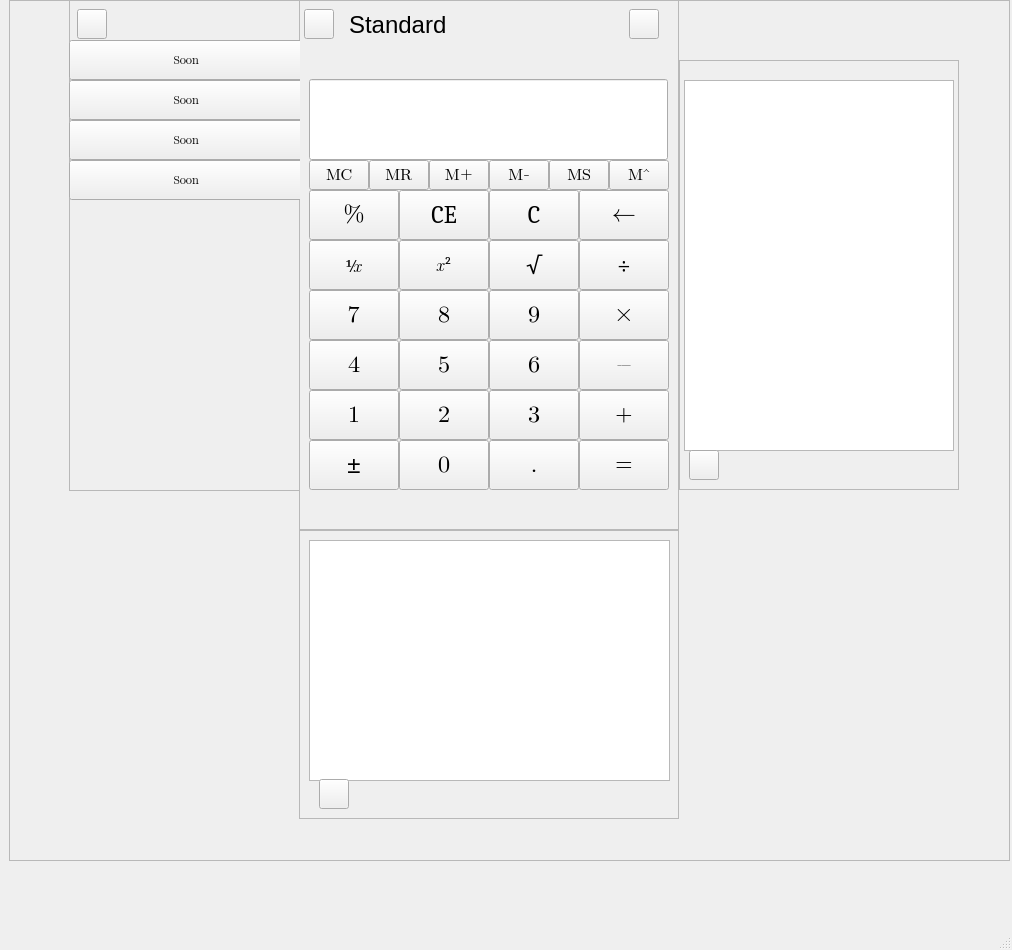
<?xml version="1.0" encoding="UTF-8"?>
<ui version="4.0">
 <class>MainWindow</class>
 <widget class="QMainWindow" name="MainWindow">
  <property name="geometry">
   <rect>
    <x>0</x>
    <y>0</y>
    <width>1012</width>
    <height>950</height>
   </rect>
  </property>
  <property name="font">
   <font>
    <family>Segoe UI Emoji</family>
   </font>
  </property>
  <property name="windowTitle">
   <string>MainWindow</string>
  </property>
  <widget class="QWidget" name="centralwidget">
   <widget class="QFrame" name="frame_2">
    <property name="geometry">
     <rect>
      <x>9</x>
      <y>0</y>
      <width>1001</width>
      <height>861</height>
     </rect>
    </property>
    <property name="frameShape">
     <enum>QFrame::Shape::StyledPanel</enum>
    </property>
    <property name="frameShadow">
     <enum>QFrame::Shadow::Raised</enum>
    </property>
    <widget class="QFrame" name="frame">
     <property name="geometry">
      <rect>
       <x>290</x>
       <y>0</y>
       <width>380</width>
       <height>531</height>
      </rect>
     </property>
     <property name="font">
      <font>
       <family>Segoe UI Emoji</family>
       <pointsize>18</pointsize>
      </font>
     </property>
     <property name="frameShape">
      <enum>QFrame::Shape::StyledPanel</enum>
     </property>
     <property name="frameShadow">
      <enum>QFrame::Shadow::Raised</enum>
     </property>
     <widget class="QPushButton" name="btn_menu1">
      <property name="geometry">
       <rect>
        <x>5</x>
        <y>9</y>
        <width>30</width>
        <height>30</height>
       </rect>
      </property>
      <property name="font">
       <font>
        <family>Segoe UI Emoji</family>
        <pointsize>16</pointsize>
       </font>
      </property>
      <property name="icon">
       <iconset>
        <normaloff>icons/dot.png</normaloff>icons/dot.png</iconset>
      </property>
      <property name="iconSize">
       <size>
        <width>20</width>
        <height>20</height>
       </size>
      </property>
     </widget>
     <widget class="QLabel" name="label">
      <property name="geometry">
       <rect>
        <x>50</x>
        <y>9</y>
        <width>101</width>
        <height>31</height>
       </rect>
      </property>
      <property name="minimumSize">
       <size>
        <width>10</width>
        <height>10</height>
       </size>
      </property>
      <property name="font">
       <font>
        <family>Arial</family>
        <pointsize>18</pointsize>
       </font>
      </property>
      <property name="text">
       <string>Standard</string>
      </property>
     </widget>
     <widget class="QPushButton" name="btn_history">
      <property name="geometry">
       <rect>
        <x>330</x>
        <y>9</y>
        <width>30</width>
        <height>30</height>
       </rect>
      </property>
      <property name="font">
       <font>
        <family>Segoe UI Emoji</family>
        <pointsize>16</pointsize>
       </font>
      </property>
      <property name="text">
       <string/>
      </property>
      <property name="icon">
       <iconset>
        <normaloff>icons/history.png</normaloff>icons/history.png</iconset>
      </property>
      <property name="iconSize">
       <size>
        <width>20</width>
        <height>20</height>
       </size>
      </property>
     </widget>
     <widget class="QPushButton" name="btn_5">
      <property name="geometry">
       <rect>
        <x>100</x>
        <y>340</y>
        <width>90</width>
        <height>50</height>
       </rect>
      </property>
      <property name="font">
       <font>
        <family>Segoe UI Emoji</family>
        <pointsize>18</pointsize>
       </font>
      </property>
      <property name="text">
       <string>5</string>
      </property>
     </widget>
     <widget class="QPushButton" name="btn_dot">
      <property name="geometry">
       <rect>
        <x>190</x>
        <y>440</y>
        <width>90</width>
        <height>50</height>
       </rect>
      </property>
      <property name="font">
       <font>
        <family>Segoe UI Emoji</family>
        <pointsize>18</pointsize>
       </font>
      </property>
      <property name="text">
       <string>.</string>
      </property>
     </widget>
     <widget class="QPushButton" name="btn_2">
      <property name="geometry">
       <rect>
        <x>100</x>
        <y>390</y>
        <width>90</width>
        <height>50</height>
       </rect>
      </property>
      <property name="font">
       <font>
        <family>Segoe UI Emoji</family>
        <pointsize>18</pointsize>
       </font>
      </property>
      <property name="text">
       <string>2</string>
      </property>
     </widget>
     <widget class="QPushButton" name="btn_mdown">
      <property name="geometry">
       <rect>
        <x>310</x>
        <y>160</y>
        <width>60</width>
        <height>30</height>
       </rect>
      </property>
      <property name="font">
       <font>
        <family>Segoe UI Emoji</family>
        <pointsize>13</pointsize>
       </font>
      </property>
      <property name="text">
       <string>M^</string>
      </property>
     </widget>
     <widget class="QLineEdit" name="display">
      <property name="geometry">
       <rect>
        <x>10</x>
        <y>79</y>
        <width>359</width>
        <height>81</height>
       </rect>
      </property>
      <property name="font">
       <font>
        <family>Segoe UI Emoji</family>
        <pointsize>18</pointsize>
       </font>
      </property>
     </widget>
     <widget class="QPushButton" name="btn_reciprocal">
      <property name="geometry">
       <rect>
        <x>10</x>
        <y>240</y>
        <width>90</width>
        <height>50</height>
       </rect>
      </property>
      <property name="font">
       <font>
        <family>Times New Roman</family>
        <pointsize>13</pointsize>
       </font>
      </property>
      <property name="text">
       <string>⅟𝑥</string>
      </property>
     </widget>
     <widget class="QPushButton" name="btn_1">
      <property name="geometry">
       <rect>
        <x>10</x>
        <y>390</y>
        <width>90</width>
        <height>50</height>
       </rect>
      </property>
      <property name="font">
       <font>
        <family>Segoe UI Emoji</family>
        <pointsize>18</pointsize>
       </font>
      </property>
      <property name="text">
       <string>1</string>
      </property>
     </widget>
     <widget class="QPushButton" name="btn_backspace">
      <property name="geometry">
       <rect>
        <x>280</x>
        <y>190</y>
        <width>90</width>
        <height>50</height>
       </rect>
      </property>
      <property name="font">
       <font>
        <family>Segoe UI Emoji</family>
        <pointsize>18</pointsize>
       </font>
      </property>
      <property name="text">
       <string>←</string>
      </property>
     </widget>
     <widget class="QPushButton" name="btn_mc">
      <property name="geometry">
       <rect>
        <x>10</x>
        <y>160</y>
        <width>60</width>
        <height>30</height>
       </rect>
      </property>
      <property name="font">
       <font>
        <family>Segoe UI Emoji</family>
        <pointsize>13</pointsize>
       </font>
      </property>
      <property name="text">
       <string>MC</string>
      </property>
     </widget>
     <widget class="QPushButton" name="btn_0">
      <property name="geometry">
       <rect>
        <x>100</x>
        <y>440</y>
        <width>90</width>
        <height>50</height>
       </rect>
      </property>
      <property name="font">
       <font>
        <family>Segoe UI Emoji</family>
        <pointsize>18</pointsize>
       </font>
      </property>
      <property name="text">
       <string>0</string>
      </property>
     </widget>
     <widget class="QPushButton" name="btn_4">
      <property name="geometry">
       <rect>
        <x>10</x>
        <y>340</y>
        <width>90</width>
        <height>50</height>
       </rect>
      </property>
      <property name="font">
       <font>
        <family>Segoe UI Emoji</family>
        <pointsize>18</pointsize>
       </font>
      </property>
      <property name="text">
       <string>4</string>
      </property>
     </widget>
     <widget class="QPushButton" name="btn_mul">
      <property name="geometry">
       <rect>
        <x>280</x>
        <y>290</y>
        <width>90</width>
        <height>50</height>
       </rect>
      </property>
      <property name="font">
       <font>
        <family>Segoe UI Emoji</family>
        <pointsize>18</pointsize>
       </font>
      </property>
      <property name="text">
       <string>×</string>
      </property>
     </widget>
     <widget class="QPushButton" name="btn_9">
      <property name="geometry">
       <rect>
        <x>190</x>
        <y>290</y>
        <width>90</width>
        <height>50</height>
       </rect>
      </property>
      <property name="font">
       <font>
        <family>Segoe UI Emoji</family>
        <pointsize>18</pointsize>
       </font>
      </property>
      <property name="text">
       <string>9</string>
      </property>
     </widget>
     <widget class="QPushButton" name="btn_mminus">
      <property name="geometry">
       <rect>
        <x>190</x>
        <y>160</y>
        <width>60</width>
        <height>30</height>
       </rect>
      </property>
      <property name="font">
       <font>
        <family>Segoe UI Emoji</family>
        <pointsize>13</pointsize>
       </font>
      </property>
      <property name="text">
       <string>M-</string>
      </property>
     </widget>
     <widget class="QPushButton" name="btn_8">
      <property name="geometry">
       <rect>
        <x>100</x>
        <y>290</y>
        <width>90</width>
        <height>50</height>
       </rect>
      </property>
      <property name="font">
       <font>
        <family>Segoe UI Emoji</family>
        <pointsize>18</pointsize>
       </font>
      </property>
      <property name="text">
       <string>8</string>
      </property>
     </widget>
     <widget class="QPushButton" name="btn_sqrt">
      <property name="geometry">
       <rect>
        <x>190</x>
        <y>240</y>
        <width>90</width>
        <height>50</height>
       </rect>
      </property>
      <property name="font">
       <font>
        <family>Cambria</family>
        <pointsize>18</pointsize>
       </font>
      </property>
      <property name="text">
       <string>√</string>
      </property>
     </widget>
     <widget class="QPushButton" name="btn_square">
      <property name="geometry">
       <rect>
        <x>100</x>
        <y>240</y>
        <width>90</width>
        <height>50</height>
       </rect>
      </property>
      <property name="font">
       <font>
        <family>Cambria</family>
        <pointsize>13</pointsize>
       </font>
      </property>
      <property name="text">
       <string>𝑥²</string>
      </property>
     </widget>
     <widget class="QPushButton" name="btn_sub">
      <property name="geometry">
       <rect>
        <x>280</x>
        <y>340</y>
        <width>90</width>
        <height>50</height>
       </rect>
      </property>
      <property name="font">
       <font>
        <family>Segoe UI Emoji</family>
        <pointsize>7</pointsize>
       </font>
      </property>
      <property name="text">
       <string>–—</string>
      </property>
     </widget>
     <widget class="QPushButton" name="btn_add">
      <property name="geometry">
       <rect>
        <x>280</x>
        <y>390</y>
        <width>90</width>
        <height>50</height>
       </rect>
      </property>
      <property name="font">
       <font>
        <family>Segoe UI Emoji</family>
        <pointsize>18</pointsize>
       </font>
      </property>
      <property name="text">
       <string>+</string>
      </property>
     </widget>
     <widget class="QPushButton" name="btn_7">
      <property name="geometry">
       <rect>
        <x>10</x>
        <y>290</y>
        <width>90</width>
        <height>50</height>
       </rect>
      </property>
      <property name="font">
       <font>
        <family>Segoe UI Emoji</family>
        <pointsize>18</pointsize>
       </font>
      </property>
      <property name="text">
       <string>7</string>
      </property>
     </widget>
     <widget class="QPushButton" name="btn_div">
      <property name="geometry">
       <rect>
        <x>280</x>
        <y>240</y>
        <width>90</width>
        <height>50</height>
       </rect>
      </property>
      <property name="font">
       <font>
        <family>Cambria</family>
        <pointsize>18</pointsize>
       </font>
      </property>
      <property name="text">
       <string>÷</string>
      </property>
     </widget>
     <widget class="QPushButton" name="btn_3">
      <property name="geometry">
       <rect>
        <x>190</x>
        <y>390</y>
        <width>90</width>
        <height>50</height>
       </rect>
      </property>
      <property name="font">
       <font>
        <family>Segoe UI Emoji</family>
        <pointsize>18</pointsize>
       </font>
      </property>
      <property name="text">
       <string>3</string>
      </property>
     </widget>
     <widget class="QPushButton" name="btn_mr">
      <property name="geometry">
       <rect>
        <x>70</x>
        <y>160</y>
        <width>60</width>
        <height>30</height>
       </rect>
      </property>
      <property name="font">
       <font>
        <family>Segoe UI Emoji</family>
        <pointsize>13</pointsize>
       </font>
      </property>
      <property name="text">
       <string>MR</string>
      </property>
     </widget>
     <widget class="QPushButton" name="btn_percent">
      <property name="geometry">
       <rect>
        <x>10</x>
        <y>190</y>
        <width>90</width>
        <height>50</height>
       </rect>
      </property>
      <property name="font">
       <font>
        <family>Segoe UI Emoji</family>
        <pointsize>18</pointsize>
       </font>
      </property>
      <property name="text">
       <string>%</string>
      </property>
     </widget>
     <widget class="QPushButton" name="btn_clear">
      <property name="geometry">
       <rect>
        <x>190</x>
        <y>190</y>
        <width>90</width>
        <height>50</height>
       </rect>
      </property>
      <property name="font">
       <font>
        <family>Cambria</family>
        <pointsize>18</pointsize>
       </font>
      </property>
      <property name="text">
       <string>C</string>
      </property>
     </widget>
     <widget class="QPushButton" name="btn_sign">
      <property name="geometry">
       <rect>
        <x>10</x>
        <y>440</y>
        <width>90</width>
        <height>50</height>
       </rect>
      </property>
      <property name="font">
       <font>
        <family>Segoe UI</family>
        <pointsize>18</pointsize>
       </font>
      </property>
      <property name="text">
       <string>±</string>
      </property>
     </widget>
     <widget class="QPushButton" name="btn_mplus">
      <property name="geometry">
       <rect>
        <x>130</x>
        <y>160</y>
        <width>60</width>
        <height>30</height>
       </rect>
      </property>
      <property name="font">
       <font>
        <family>Segoe UI Emoji</family>
        <pointsize>13</pointsize>
       </font>
      </property>
      <property name="text">
       <string>M+</string>
      </property>
     </widget>
     <widget class="QPushButton" name="btn_6">
      <property name="geometry">
       <rect>
        <x>190</x>
        <y>340</y>
        <width>90</width>
        <height>50</height>
       </rect>
      </property>
      <property name="font">
       <font>
        <family>Segoe UI Emoji</family>
        <pointsize>18</pointsize>
       </font>
      </property>
      <property name="text">
       <string>6</string>
      </property>
     </widget>
     <widget class="QPushButton" name="btn_equal">
      <property name="geometry">
       <rect>
        <x>280</x>
        <y>440</y>
        <width>90</width>
        <height>50</height>
       </rect>
      </property>
      <property name="font">
       <font>
        <family>Segoe UI Emoji</family>
        <pointsize>18</pointsize>
       </font>
      </property>
      <property name="text">
       <string>=</string>
      </property>
     </widget>
     <widget class="QPushButton" name="btn_ce">
      <property name="geometry">
       <rect>
        <x>100</x>
        <y>190</y>
        <width>90</width>
        <height>50</height>
       </rect>
      </property>
      <property name="font">
       <font>
        <family>Cambria</family>
        <pointsize>18</pointsize>
       </font>
      </property>
      <property name="text">
       <string>CE</string>
      </property>
     </widget>
     <widget class="QPushButton" name="btn_ms">
      <property name="geometry">
       <rect>
        <x>250</x>
        <y>160</y>
        <width>60</width>
        <height>30</height>
       </rect>
      </property>
      <property name="font">
       <font>
        <family>Segoe UI Emoji</family>
        <pointsize>13</pointsize>
       </font>
      </property>
      <property name="text">
       <string>MS</string>
      </property>
     </widget>
    </widget>
    <widget class="QFrame" name="history_frame">
     <property name="geometry">
      <rect>
       <x>670</x>
       <y>60</y>
       <width>280</width>
       <height>430</height>
      </rect>
     </property>
     <property name="font">
      <font>
       <family>Segoe UI Emoji</family>
       <pointsize>13</pointsize>
      </font>
     </property>
     <property name="frameShape">
      <enum>QFrame::Shape::StyledPanel</enum>
     </property>
     <property name="frameShadow">
      <enum>QFrame::Shadow::Raised</enum>
     </property>
     <widget class="QListWidget" name="history_list">
      <property name="geometry">
       <rect>
        <x>5</x>
        <y>20</y>
        <width>270</width>
        <height>371</height>
       </rect>
      </property>
     </widget>
     <widget class="QPushButton" name="btn_clear_history">
      <property name="geometry">
       <rect>
        <x>10</x>
        <y>390</y>
        <width>30</width>
        <height>30</height>
       </rect>
      </property>
      <property name="text">
       <string/>
      </property>
      <property name="iconSize">
       <size>
        <width>24</width>
        <height>24</height>
       </size>
      </property>
     </widget>
    </widget>
    <widget class="QFrame" name="menu_frame">
     <property name="geometry">
      <rect>
       <x>60</x>
       <y>0</y>
       <width>231</width>
       <height>491</height>
      </rect>
     </property>
     <property name="frameShape">
      <enum>QFrame::Shape::StyledPanel</enum>
     </property>
     <property name="frameShadow">
      <enum>QFrame::Shadow::Raised</enum>
     </property>
     <widget class="QPushButton" name="btn_standard">
      <property name="geometry">
       <rect>
        <x>0</x>
        <y>40</y>
        <width>235</width>
        <height>40</height>
       </rect>
      </property>
      <property name="text">
       <string>Soon</string>
      </property>
     </widget>
     <widget class="QPushButton" name="btn_theme">
      <property name="geometry">
       <rect>
        <x>0</x>
        <y>80</y>
        <width>235</width>
        <height>40</height>
       </rect>
      </property>
      <property name="text">
       <string>Soon</string>
      </property>
     </widget>
     <widget class="QPushButton" name="btn_settings">
      <property name="geometry">
       <rect>
        <x>0</x>
        <y>120</y>
        <width>235</width>
        <height>40</height>
       </rect>
      </property>
      <property name="text">
       <string>Soon</string>
      </property>
     </widget>
     <widget class="QPushButton" name="btn_about">
      <property name="geometry">
       <rect>
        <x>0</x>
        <y>160</y>
        <width>235</width>
        <height>40</height>
       </rect>
      </property>
      <property name="text">
       <string>Soon</string>
      </property>
     </widget>
     <widget class="QPushButton" name="btn_menu2">
      <property name="geometry">
       <rect>
        <x>8</x>
        <y>9</y>
        <width>30</width>
        <height>30</height>
       </rect>
      </property>
      <property name="font">
       <font>
        <family>Segoe UI Emoji</family>
        <pointsize>16</pointsize>
       </font>
      </property>
      <property name="icon">
       <iconset>
        <normaloff>icons/dot.png</normaloff>icons/dot.png</iconset>
      </property>
      <property name="iconSize">
       <size>
        <width>20</width>
        <height>20</height>
       </size>
      </property>
     </widget>
    </widget>
    <widget class="QFrame" name="memory_frame">
     <property name="geometry">
      <rect>
       <x>290</x>
       <y>529</y>
       <width>380</width>
       <height>290</height>
      </rect>
     </property>
     <property name="frameShape">
      <enum>QFrame::Shape::StyledPanel</enum>
     </property>
     <property name="frameShadow">
      <enum>QFrame::Shadow::Raised</enum>
     </property>
     <widget class="QListWidget" name="memory_list">
      <property name="geometry">
       <rect>
        <x>10</x>
        <y>11</y>
        <width>361</width>
        <height>241</height>
       </rect>
      </property>
      <property name="font">
       <font>
        <family>Segoe UI Emoji</family>
        <pointsize>13</pointsize>
       </font>
      </property>
     </widget>
     <widget class="QPushButton" name="btn_clear_memory">
      <property name="geometry">
       <rect>
        <x>20</x>
        <y>250</y>
        <width>30</width>
        <height>30</height>
       </rect>
      </property>
      <property name="text">
       <string/>
      </property>
      <property name="icon">
       <iconset>
        <normaloff>icons/trash.png</normaloff>icons/trash.png</iconset>
      </property>
      <property name="iconSize">
       <size>
        <width>24</width>
        <height>24</height>
       </size>
      </property>
     </widget>
    </widget>
   </widget>
  </widget>
  <widget class="QStatusBar" name="statusbar"/>
  <widget class="QMenuBar" name="menubar">
   <property name="geometry">
    <rect>
     <x>0</x>
     <y>0</y>
     <width>1012</width>
     <height>33</height>
    </rect>
   </property>
  </widget>
  <action name="actionExit">
   <property name="text">
    <string>Exit</string>
   </property>
  </action>
 </widget>
 <resources/>
 <connections/>
</ui>
